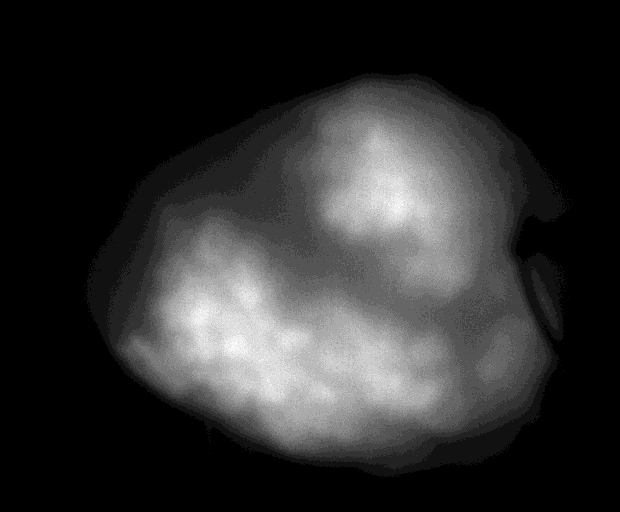
#> input picture DualMapping/data/20190322-pigb/01-350_Vm_0001.tif, 620 x 512 px
$ python JoVE-Paced.py
#> lines starting #> are read from the running program, lines starting #| are printed output that depends on the picture
import numpy as np
import scipy.signal as sig
import matplotlib.pyplot as plt
import matplotlib.colors as colors
import matplotlib.image as mpimg
from matplotlib import ticker
from matplotlib import rcParams
from matplotlib.lines import Line2D
from matplotlib.patches import Circle, Rectangle
from mpl_toolkits.axes_grid1.inset_locator import inset_axes
from mpl_toolkits.axes_grid1.anchored_artists import AnchoredSizeBar
import matplotlib.font_manager as fm
import ScientificColourMaps5 as SCMaps

MAX_COUNTS_16BIT = 65536
colors_rois = ['b', 'r', 'k']
colors_signals = ['0', '0.5']  # Vm: dark, Ca: light
lines_signals = ['-', '-']  # Vm: dark, Ca: light
cmap_actMap = SCMaps.lajolla
# [4 lines of commented-out code are left out]
cmap_durMap = SCMaps.lajolla
# colors_maps = ['#db7a59', '#236C46']  # Act: orange, Dur: green
rcParams['font.family'] = "Arial"
fontsize1, fontsize2, fontsize3, fontsize4 = [14, 10, 8, 6]
X_CROP = [40, 20]   # to cut from left, right
Y_CROP = [80, 50]   # to cut from bottom, top
SCALE_cm_px = 0.016373


def plot_heart(axis, heart_image, scale=True, scale_text=True, rois=None):
    """
    Display an image of a heart on a given axis.

    Parameters
    ----------
    axis : array-like or PIL image
        The axis to plot the heart onto

    heart_image : array-like or PIL image
        The image data. See matplotlib.image.AxesImage.imshow for supported array shapes

        The first two dimensions (M, N) define the rows and columns of
        the image.

    scale : bool, optional
        If True, include scale bar.
        Defaults to True.

    scale_text : bool, optional
        If True, include text with the scale bar.
        Defaults to True.

    rois : list, optional
        A list of dictionaries with structure {'y': int, 'x': int, 'r': [int]}

    Returns
    -------
    image : `~matplotlib.image.AxesImage`
    """
    # Setup plot
    height, width, = heart_image.shape[0], heart_image.shape[1]  # X, Y flipped due to rotation
    x_crop, y_crop = [X_CROP[0], width - X_CROP[1]], [height - Y_CROP[0], Y_CROP[1]]
    print('Heart plot (W x H): ', width, ' x ', height)
    axis.axis('off')
    img = axis.imshow(heart_image, cmap='bone')

    if rois:
        # Create ROIs
        for idx_roi, roi in enumerate(rois):
            for idx_r, r in enumerate(roi['r']):
                roi_square = Rectangle((roi['x'] - (r/2), roi['y'] - (r/2)),
                                       r, r,
                                       fc=None, fill=None, ec=colors_rois[idx_roi], lw=0.5)
                axis.add_artist(roi_square)

    # patch = Ellipse((width/2, height/2), width=width, height=height, transform=axis.transData)
    # img.set_clip_path(patch)
    # Scale Bar
    scale_px_cm = 1 / SCALE_cm_px
    heart_scale = [scale_px_cm, scale_px_cm]  # x, y (pixels/cm)
    if scale:
        if scale_text:
            heart_scale_bar = AnchoredSizeBar(axis.transData, heart_scale[0], '1 cm',
                                              loc=4, pad=0.2, color='w', frameon=False,
                                              fontproperties=fm.FontProperties(size=7, weight='semibold'))
        else:
            # Scale bar, no text
            heart_scale_bar = AnchoredSizeBar(axis.transData, heart_scale[0], '', sep=0,
                                              loc=4, pad=1, color='w', frameon=False,
                                              fontproperties=fm.FontProperties(size=2))
        axis.add_artist(heart_scale_bar)

    axis.set_xlim(x_crop)
    axis.set_ylim(y_crop)

    return img


# [187 lines left out: functions plot_trace, plot_trace_overlay, plot_map, example_plot, not called in this run]
    # [7 lines of commented-out code are left out]
fig = plt.figure(figsize=(8, 5))  # _ x _ inch page
gsfig = fig.add_gridspec(2, 1, height_ratios=[0.6, 0.4])  # Overall: ? row, ? columns

# Traces Section
# 3 columns for traces
gsData = gsfig[0].subgridspec(1, 2, width_ratios=[0.2, 0.8])  # Overall: ? row, ? columns
# Build heart sections
gsImages = gsData[0].subgridspec(2, 1)  # 2 rows, 1 columns for Activation Maps
axImage_Vm = fig.add_subplot(gsImages[0])
axImage_Ca = fig.add_subplot(gsImages[1])
# Build paced traces section
trace_wspace = 0.2
trace_hspace = 0.3
signal_hspace = 0.3
gsTraces = gsData[1].subgridspec(2, 1, hspace=signal_hspace)
# Vm
gsTraces_Vm = gsTraces[0].subgridspec(2, 2, hspace=trace_hspace, wspace=trace_wspace)
# Pixel
axTraces_Vm_RV, axTraces_Vm_LV = fig.add_subplot(gsTraces_Vm[0]), fig.add_subplot(gsTraces_Vm[2])
# 5x5
axTraces_Vm_RV_5x5, axTraces_Vm_LV_5x5 = fig.add_subplot(gsTraces_Vm[1]), fig.add_subplot(gsTraces_Vm[3])

# Ca
gsTraces_Ca = gsTraces[1].subgridspec(2, 2, hspace=trace_hspace, wspace=trace_wspace)
# Pixel
axTraces_Ca_RV, axTraces_Ca_LV = fig.add_subplot(gsTraces_Ca[0]), fig.add_subplot(gsTraces_Ca[2])
# 5x5
axTraces_Ca_RV_5x5, axTraces_Ca_LV_5x5 = fig.add_subplot(gsTraces_Ca[1]), fig.add_subplot(gsTraces_Ca[3])

# Analysis Section
# 3 columns trace overlay, maps, and map statistics
gsAnalysis = gsfig[1].subgridspec(1, 4, width_ratios=[0.35, 0.35, 0.15, 0.15])  # Overall: ? row, ? columns
# Build trace overlay section
axTracesOverlay = fig.add_subplot(gsAnalysis[0])
# Build maps section
gsMaps = gsAnalysis[1].subgridspec(2, 2)
axMap_ActVm = fig.add_subplot(gsMaps[0])
axMap_ActCa = fig.add_subplot(gsMaps[2])
axMap_APD = fig.add_subplot(gsMaps[1])
axMap_CAD = fig.add_subplot(gsMaps[3])
# Build map statistics section
axMapStats1 = fig.add_subplot(gsAnalysis[2])
axMapStats2 = fig.add_subplot(gsAnalysis[3])

# Plot Data Section
# Import heart images
heart_Vm = np.rot90(plt.imread('data/20190322-pigb/01-350_Vm_0001.tif'))
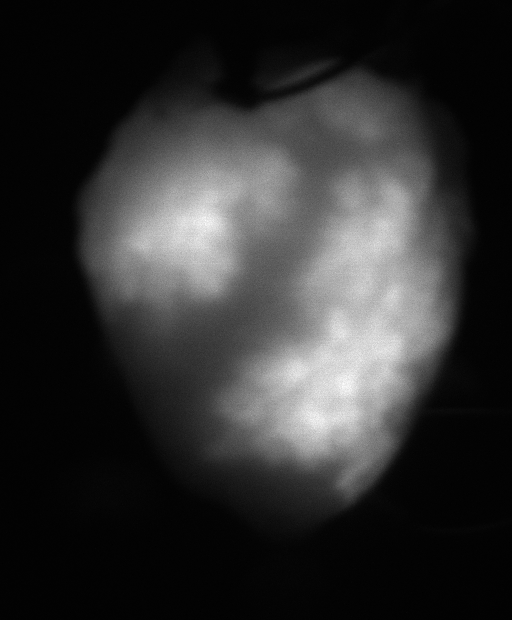
#> heart_Vm: shape (620, 512) uint16; min 68, max 4047, mean 826; drawn with min black and max white
heart_Ca = np.rot90(plt.imread('data/20190322-pigb/01-350_Ca_0001.tif'))
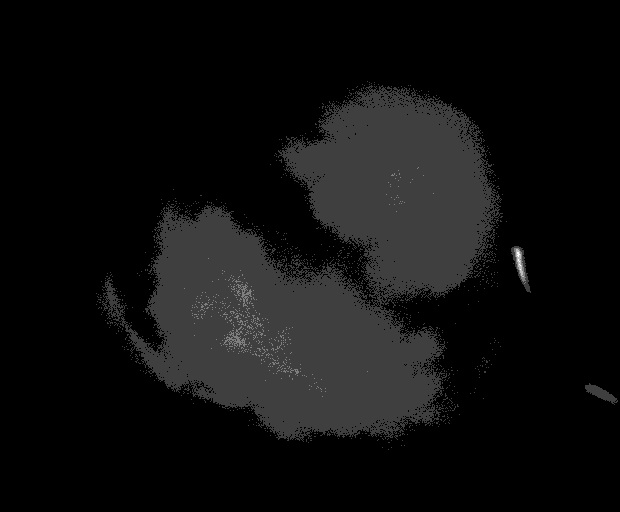
#> input picture DualMapping/data/20190322-pigb/01-350_Ca_0001.tif, 620 x 512 px
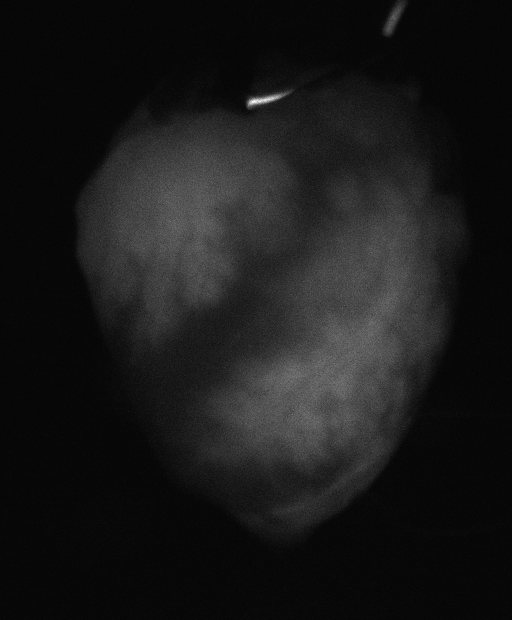
#> heart_Ca: shape (620, 512) uint16; min 74, max 1165, mean 184.1; drawn with min black and max white
# Create region of interest (ROI)
# X and Y flipped and subtracted from W and H, due to image rotation
# RV, LV
H, W = heart_Vm.shape
#> H = 620; W = 512
Rois_Vm = [{'y': H - 398, 'x': 206, 'r': [15, 30]},
           {'y': H - 198, 'x': 324, 'r': [15, 30]}]
Rois_Ca = Rois_Vm

# Plot heart images
axImage_Vm.set_title('Dual-Images', fontsize=fontsize2, weight='semibold')
axImage_label_x = -0.15
axImage_label_y = 0.5
axImages_label_font = fm.FontProperties(size=fontsize2, weight='semibold')

plot_heart(axis=axImage_Vm, heart_image=heart_Vm, rois=Rois_Vm, scale_text=True)
#| Heart plot (W x H):  512  x  620
axImage_Vm.text(axImage_label_x, axImage_label_y, 'Vm', transform=axImage_Vm.transAxes,
                rotation=90, ha='center', va='center', fontproperties=axImages_label_font)
# axImage_Ca.set_title('Ca', fontsize=14)
plot_heart(axis=axImage_Ca, heart_image=heart_Ca, rois=Rois_Ca, scale_text=False)
#| Heart plot (W x H):  512  x  620
axImage_Ca.text(axImage_label_x, axImage_label_y, 'Ca', transform=axImage_Ca.transAxes,
                rotation=90, ha='center', va='center', fontproperties=axImages_label_font)


# Import Traces
# Load signal data, columns: index, fluorescence (counts)
#> (the run stopped early here; a loop or call above may not have finished)
